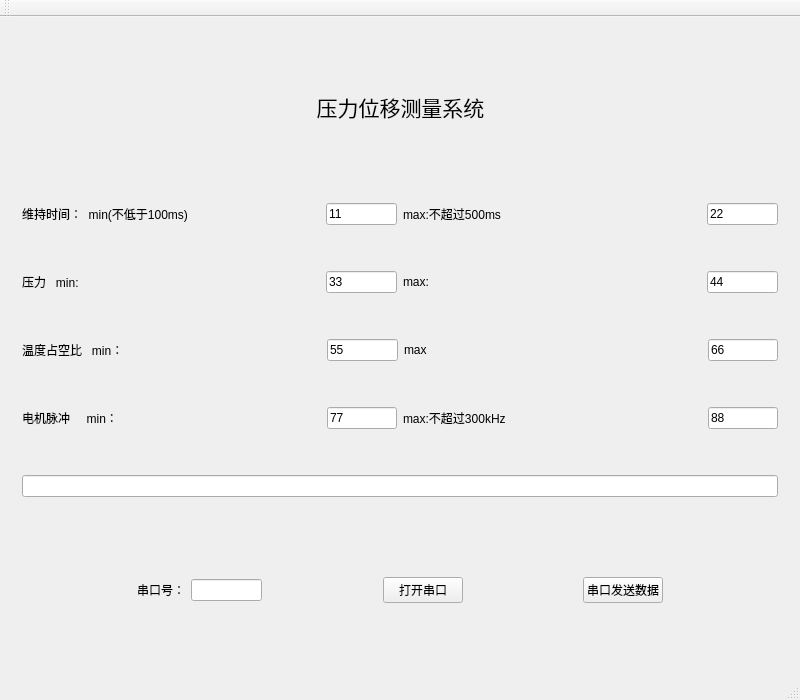
<?xml version="1.0" encoding="UTF-8"?>
<ui version="4.0">
 <class>MainWindow</class>
 <widget class="QMainWindow" name="MainWindow">
  <property name="geometry">
   <rect>
    <x>0</x>
    <y>0</y>
    <width>800</width>
    <height>700</height>
   </rect>
  </property>
  <property name="maximumSize">
   <size>
    <width>1000</width>
    <height>1000</height>
   </size>
  </property>
  <property name="windowTitle">
   <string>脊柱功能评估模块</string>
  </property>
  <widget class="QWidget" name="centralWidget">
   <layout class="QGridLayout" name="gridLayout">
    <item row="2" column="0">
     <widget class="QWidget" name="widget_2" native="true">
      <property name="sizePolicy">
       <sizepolicy hsizetype="Preferred" vsizetype="Fixed">
        <horstretch>0</horstretch>
        <verstretch>0</verstretch>
       </sizepolicy>
      </property>
      <layout class="QHBoxLayout" name="horizontalLayout_3">
       <item>
        <spacer name="horizontalSpacer_5">
         <property name="orientation">
          <enum>Qt::Horizontal</enum>
         </property>
         <property name="sizeHint" stdset="0">
          <size>
           <width>40</width>
           <height>20</height>
          </size>
         </property>
        </spacer>
       </item>
       <item>
        <widget class="QLabel" name="label_10">
         <property name="text">
          <string>串口号：</string>
         </property>
        </widget>
       </item>
       <item>
        <widget class="QLineEdit" name="serialNumber">
         <property name="maximumSize">
          <size>
           <width>71</width>
           <height>16777215</height>
          </size>
         </property>
        </widget>
       </item>
       <item>
        <spacer name="horizontalSpacer_3">
         <property name="orientation">
          <enum>Qt::Horizontal</enum>
         </property>
         <property name="sizeHint" stdset="0">
          <size>
           <width>40</width>
           <height>20</height>
          </size>
         </property>
        </spacer>
       </item>
       <item>
        <widget class="QPushButton" name="openSerial">
         <property name="text">
          <string>打开串口</string>
         </property>
        </widget>
       </item>
       <item>
        <spacer name="horizontalSpacer_6">
         <property name="orientation">
          <enum>Qt::Horizontal</enum>
         </property>
         <property name="sizeHint" stdset="0">
          <size>
           <width>40</width>
           <height>20</height>
          </size>
         </property>
        </spacer>
       </item>
       <item>
        <widget class="QPushButton" name="sendData">
         <property name="text">
          <string>串口发送数据</string>
         </property>
        </widget>
       </item>
       <item>
        <spacer name="horizontalSpacer_7">
         <property name="orientation">
          <enum>Qt::Horizontal</enum>
         </property>
         <property name="sizeHint" stdset="0">
          <size>
           <width>40</width>
           <height>20</height>
          </size>
         </property>
        </spacer>
       </item>
      </layout>
     </widget>
    </item>
    <item row="0" column="0">
     <widget class="QWidget" name="widget_3" native="true">
      <property name="sizePolicy">
       <sizepolicy hsizetype="Preferred" vsizetype="Fixed">
        <horstretch>0</horstretch>
        <verstretch>0</verstretch>
       </sizepolicy>
      </property>
      <layout class="QHBoxLayout" name="horizontalLayout_4">
       <item>
        <spacer name="horizontalSpacer">
         <property name="orientation">
          <enum>Qt::Horizontal</enum>
         </property>
         <property name="sizeType">
          <enum>QSizePolicy::Preferred</enum>
         </property>
         <property name="sizeHint" stdset="0">
          <size>
           <width>81</width>
           <height>18</height>
          </size>
         </property>
        </spacer>
       </item>
       <item>
        <widget class="QLabel" name="label_9">
         <property name="sizePolicy">
          <sizepolicy hsizetype="Preferred" vsizetype="Preferred">
           <horstretch>0</horstretch>
           <verstretch>0</verstretch>
          </sizepolicy>
         </property>
         <property name="minimumSize">
          <size>
           <width>60</width>
           <height>0</height>
          </size>
         </property>
         <property name="font">
          <font>
           <family>华文行楷</family>
           <pointsize>16</pointsize>
          </font>
         </property>
         <property name="text">
          <string>压力位移测量系统</string>
         </property>
         <property name="alignment">
          <set>Qt::AlignCenter</set>
         </property>
        </widget>
       </item>
       <item>
        <spacer name="horizontalSpacer_2">
         <property name="orientation">
          <enum>Qt::Horizontal</enum>
         </property>
         <property name="sizeType">
          <enum>QSizePolicy::Preferred</enum>
         </property>
         <property name="sizeHint" stdset="0">
          <size>
           <width>80</width>
           <height>18</height>
          </size>
         </property>
        </spacer>
       </item>
      </layout>
     </widget>
    </item>
    <item row="1" column="0">
     <widget class="QWidget" name="widget" native="true">
      <property name="sizePolicy">
       <sizepolicy hsizetype="Preferred" vsizetype="Fixed">
        <horstretch>0</horstretch>
        <verstretch>0</verstretch>
       </sizepolicy>
      </property>
      <layout class="QVBoxLayout" name="verticalLayout">
       <item>
        <layout class="QHBoxLayout" name="horizontalLayout_7">
         <item>
          <widget class="QLabel" name="label_8">
           <property name="text">
            <string>维持时间：  min(不低于100ms)</string>
           </property>
          </widget>
         </item>
         <item>
          <widget class="QLineEdit" name="holdTimeMin">
           <property name="maximumSize">
            <size>
             <width>71</width>
             <height>16777215</height>
            </size>
           </property>
           <property name="text">
            <string>11</string>
           </property>
          </widget>
         </item>
         <item>
          <widget class="QLabel" name="label_7">
           <property name="text">
            <string>max:不超过500ms</string>
           </property>
          </widget>
         </item>
         <item>
          <widget class="QLineEdit" name="holdTimeMax">
           <property name="maximumSize">
            <size>
             <width>71</width>
             <height>16777215</height>
            </size>
           </property>
           <property name="text">
            <string>22</string>
           </property>
          </widget>
         </item>
        </layout>
       </item>
       <item>
        <spacer name="verticalSpacer">
         <property name="orientation">
          <enum>Qt::Vertical</enum>
         </property>
         <property name="sizeHint" stdset="0">
          <size>
           <width>20</width>
           <height>40</height>
          </size>
         </property>
        </spacer>
       </item>
       <item>
        <layout class="QHBoxLayout" name="horizontalLayout_6">
         <item>
          <widget class="QLabel" name="label_6">
           <property name="text">
            <string>压力   min:</string>
           </property>
          </widget>
         </item>
         <item>
          <widget class="QLineEdit" name="pressurePWMMin">
           <property name="maximumSize">
            <size>
             <width>71</width>
             <height>16777215</height>
            </size>
           </property>
           <property name="text">
            <string>33</string>
           </property>
          </widget>
         </item>
         <item>
          <widget class="QLabel" name="label_5">
           <property name="text">
            <string>max:</string>
           </property>
          </widget>
         </item>
         <item>
          <widget class="QLineEdit" name="pressurePWMMax">
           <property name="maximumSize">
            <size>
             <width>71</width>
             <height>16777215</height>
            </size>
           </property>
           <property name="text">
            <string>44</string>
           </property>
          </widget>
         </item>
        </layout>
       </item>
       <item>
        <spacer name="verticalSpacer_2">
         <property name="orientation">
          <enum>Qt::Vertical</enum>
         </property>
         <property name="sizeHint" stdset="0">
          <size>
           <width>20</width>
           <height>40</height>
          </size>
         </property>
        </spacer>
       </item>
       <item>
        <layout class="QHBoxLayout" name="horizontalLayout">
         <item>
          <widget class="QLabel" name="label">
           <property name="text">
            <string>温度占空比   min：</string>
           </property>
          </widget>
         </item>
         <item>
          <widget class="QLineEdit" name="tempertaurePWMMin">
           <property name="sizePolicy">
            <sizepolicy hsizetype="Preferred" vsizetype="Preferred">
             <horstretch>0</horstretch>
             <verstretch>0</verstretch>
            </sizepolicy>
           </property>
           <property name="maximumSize">
            <size>
             <width>71</width>
             <height>16777215</height>
            </size>
           </property>
           <property name="text">
            <string>55</string>
           </property>
          </widget>
         </item>
         <item>
          <widget class="QLabel" name="label_2">
           <property name="text">
            <string>max</string>
           </property>
          </widget>
         </item>
         <item>
          <widget class="QLineEdit" name="tempertaurePWMMax">
           <property name="sizePolicy">
            <sizepolicy hsizetype="Fixed" vsizetype="Fixed">
             <horstretch>0</horstretch>
             <verstretch>0</verstretch>
            </sizepolicy>
           </property>
           <property name="maximumSize">
            <size>
             <width>70</width>
             <height>16777215</height>
            </size>
           </property>
           <property name="text">
            <string>66</string>
           </property>
          </widget>
         </item>
        </layout>
       </item>
       <item>
        <spacer name="verticalSpacer_3">
         <property name="orientation">
          <enum>Qt::Vertical</enum>
         </property>
         <property name="sizeHint" stdset="0">
          <size>
           <width>20</width>
           <height>40</height>
          </size>
         </property>
        </spacer>
       </item>
       <item>
        <layout class="QHBoxLayout" name="horizontalLayout_2">
         <item>
          <widget class="QLabel" name="label_3">
           <property name="text">
            <string>电机脉冲     min：</string>
           </property>
          </widget>
         </item>
         <item>
          <widget class="QLineEdit" name="motorPluseMin">
           <property name="sizePolicy">
            <sizepolicy hsizetype="Fixed" vsizetype="Fixed">
             <horstretch>0</horstretch>
             <verstretch>0</verstretch>
            </sizepolicy>
           </property>
           <property name="maximumSize">
            <size>
             <width>70</width>
             <height>16777215</height>
            </size>
           </property>
           <property name="text">
            <string>77</string>
           </property>
          </widget>
         </item>
         <item>
          <widget class="QLabel" name="label_4">
           <property name="text">
            <string>max:不超过300kHz</string>
           </property>
          </widget>
         </item>
         <item>
          <widget class="QLineEdit" name="motorPluseMax">
           <property name="sizePolicy">
            <sizepolicy hsizetype="Fixed" vsizetype="Fixed">
             <horstretch>0</horstretch>
             <verstretch>0</verstretch>
            </sizepolicy>
           </property>
           <property name="maximumSize">
            <size>
             <width>70</width>
             <height>16777215</height>
            </size>
           </property>
           <property name="text">
            <string>88</string>
           </property>
          </widget>
         </item>
        </layout>
       </item>
       <item>
        <spacer name="verticalSpacer_4">
         <property name="orientation">
          <enum>Qt::Vertical</enum>
         </property>
         <property name="sizeHint" stdset="0">
          <size>
           <width>20</width>
           <height>40</height>
          </size>
         </property>
        </spacer>
       </item>
       <item>
        <widget class="QLineEdit" name="response"/>
       </item>
      </layout>
     </widget>
    </item>
   </layout>
  </widget>
  <widget class="QMenuBar" name="menuBar">
   <property name="geometry">
    <rect>
     <x>0</x>
     <y>0</y>
     <width>800</width>
     <height>17</height>
    </rect>
   </property>
  </widget>
  <widget class="QToolBar" name="mainToolBar">
   <attribute name="toolBarArea">
    <enum>TopToolBarArea</enum>
   </attribute>
   <attribute name="toolBarBreak">
    <bool>false</bool>
   </attribute>
  </widget>
  <widget class="QStatusBar" name="statusBar"/>
 </widget>
 <layoutdefault spacing="6" margin="11"/>
 <resources/>
 <connections/>
</ui>
